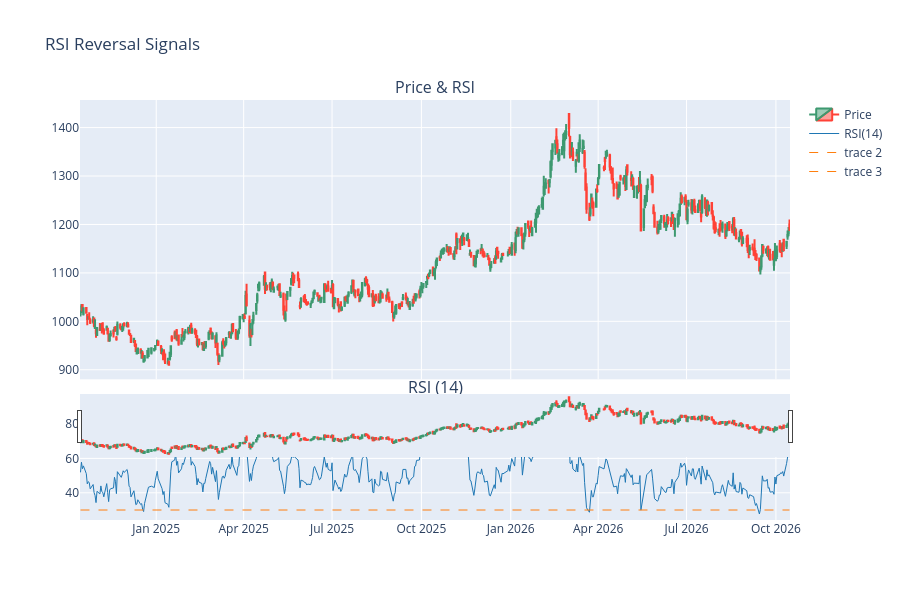

The code cell stored with this chart in its notebook:
### Markdown cell above
## 2. RSI Reversal Strategy

Buy when RSI < 30 (oversold), sell when RSI > 70 (overbought).

### Code cell
def signal_rsi(df: pd.DataFrame):
    rsi = df["ta_rsi14"]
    entry = rsi < 30
    exit_ = rsi > 70
    return entry.astype(int), exit_.astype(int) * -1


entry_rsi, exit_rsi = signal_rsi(df)
print(f"RSI signals: {entry_rsi.sum()} entries, {abs(exit_rsi).sum()} exits")

# Visualize RSI signals on price
fig = make_subplots(rows=2, cols=1, shared_xaxes=True, vertical_spacing=0.05,
                    row_heights=[0.7, 0.3], subplot_titles=["Price & RSI", "RSI (14)"])
fig.add_trace(go.Candlestick(x=df.index, open=df["Open"], high=df["High"],
                             low=df["Low"], close=df["Close"], name="Price"), row=1, col=1)
fig.add_trace(go.Scatter(x=df.index, y=df["ta_rsi14"], line=dict(color="#1f77b4", width=1), name="RSI(14)"), row=2, col=1)
fig.add_trace(go.Scatter(x=df.index, y=pd.Series(70, index=df.index), line=dict(color="#ff7f0e", width=1, dash="dash")), row=2, col=1)
fig.add_trace(go.Scatter(x=df.index, y=pd.Series(30, index=df.index), line=dict(color="#ff7f0e", width=1, dash="dash")), row=2, col=1)
fig.update_layout(height=600, title="RSI Reversal Signals", showlegend=True)
display(fig)

### Figure 1 — Plotly figure (JSON) as saved in the notebook; plotly's stock layout.template omitted (floating-point values rounded to 4 significant figures; data arrays with more than 128 entries replaced by an {"elided": "..."} marker saying what was removed)
{"data": [{"close": {"elided": "507 float values"}, "high": {"elided": "507 float values"}, "low": {"elided": "507 float values"}, "name": "Price", "open": {"elided": "507 float values"}, "type": "candlestick", "x": {"elided": "507 str values"}, "xaxis": "x", "yaxis": "y"}, {"line": {"color": "#1f77b4", "width": 1}, "name": "RSI(14)", "type": "scatter", "x": {"elided": "507 str values"}, "xaxis": "x2", "y": {"elided": "507 float values"}, "yaxis": "y2"}, {"line": {"color": "#ff7f0e", "dash": "dash", "width": 1}, "type": "scatter", "x": {"elided": "507 str values"}, "xaxis": "x2", "y": {"elided": "507 int values"}, "yaxis": "y2"}, {"line": {"color": "#ff7f0e", "dash": "dash", "width": 1}, "type": "scatter", "x": {"elided": "507 str values"}, "xaxis": "x2", "y": {"elided": "507 int values"}, "yaxis": "y2"}], "layout": {"annotations": [{"font": {"size": 16}, "showarrow": false, "text": "Price & RSI", "x": 0.5, "xanchor": "center", "xref": "paper", "y": 1.0, "yanchor": "bottom", "yref": "paper"}, {"font": {"size": 16}, "showarrow": false, "text": "RSI (14)", "x": 0.5, "xanchor": "center", "xref": "paper", "y": 0.285, "yanchor": "bottom", "yref": "paper"}], "height": 600, "showlegend": true, "title": {"text": "RSI Reversal Signals"}, "xaxis": {"anchor": "y", "domain": [0, 1], "matches": "x2", "showticklabels": false}, "xaxis2": {"anchor": "y2", "domain": [0, 1]}, "yaxis": {"anchor": "x", "domain": [0.335, 1.0]}, "yaxis2": {"anchor": "x2", "domain": [0, 0.285]}}}
